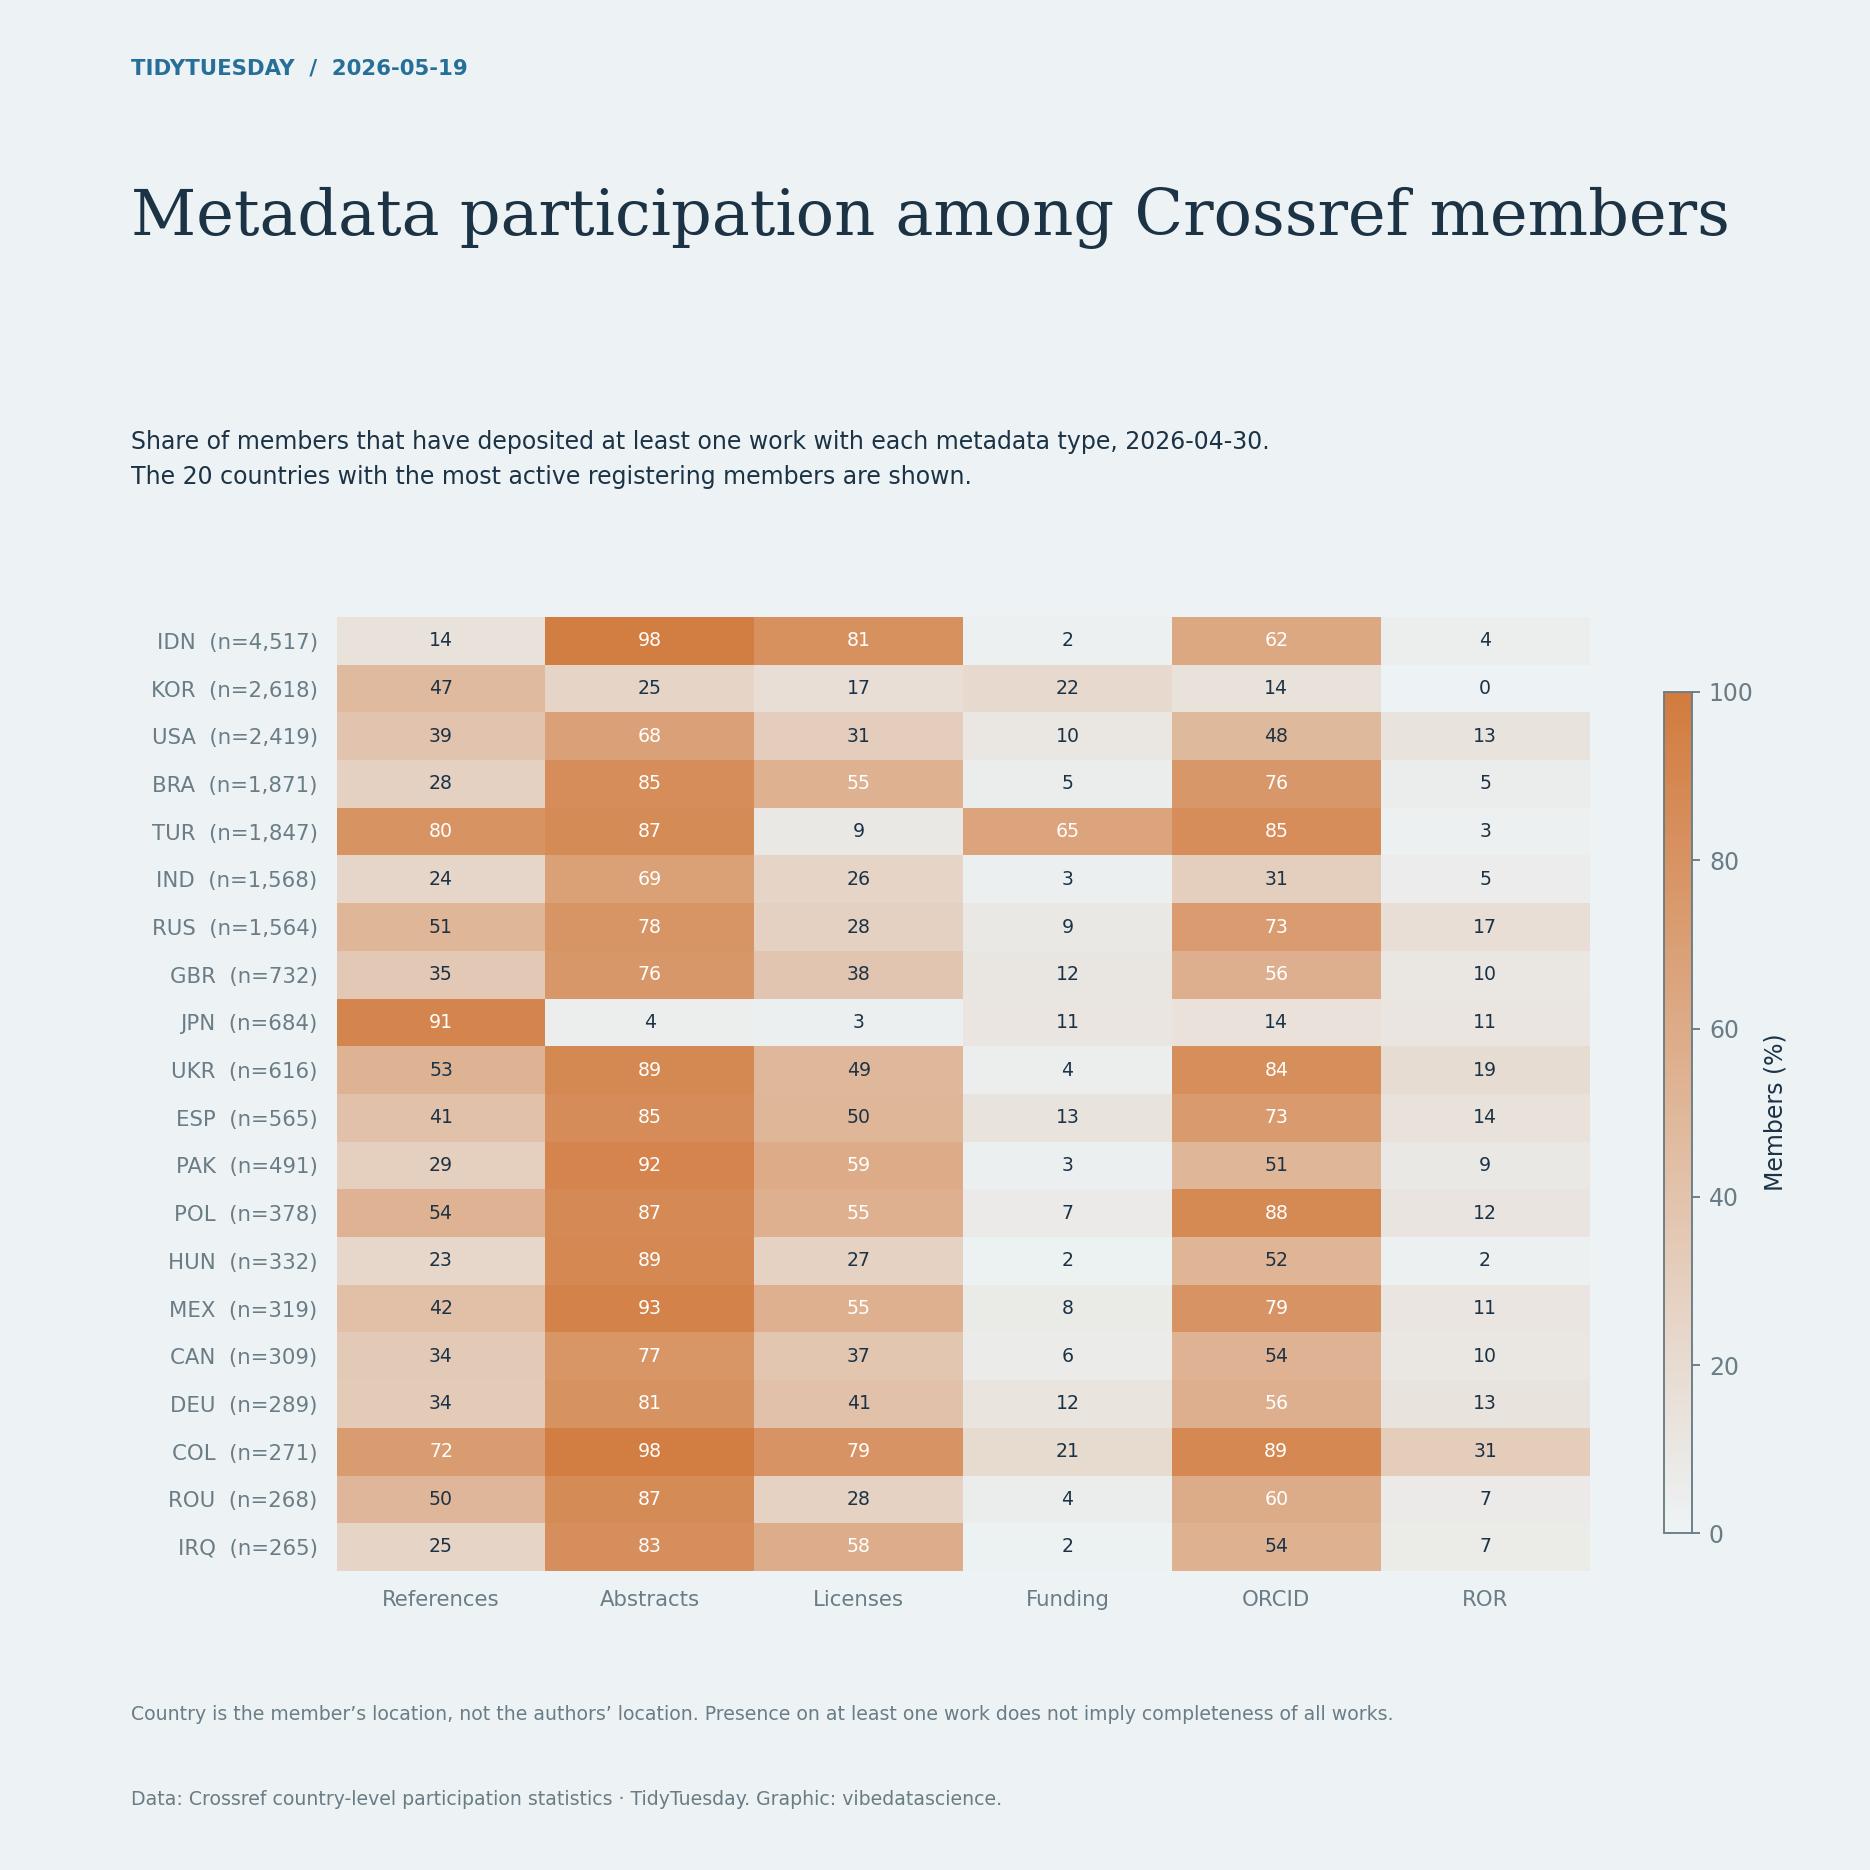

Here is the Python script that generated this plot:
"""TidyTuesday 2026-05-19: Metadata participation among Crossref members. Reproduce the chart from the bundled source data."""
from pathlib import Path
import textwrap
import re
from collections import Counter
import numpy as np
import pandas as pd
import matplotlib
matplotlib.use('Agg')
import matplotlib.pyplot as plt
import matplotlib.dates as mdates
from matplotlib.ticker import FuncFormatter, MaxNLocator
from matplotlib.colors import LinearSegmentedColormap, Normalize
from matplotlib.patches import Patch

HERE = Path(__file__).resolve().parent
PAPER, INK, MUTED, ACCENT, SECOND = ('#edf3f5', '#1c3346', '#6a7d86', '#256f99', '#d27b3e')
plt.rcParams.update({'font.family':'DejaVu Sans', 'font.size':10, 'text.color':INK,
 'axes.labelcolor':INK, 'xtick.color':MUTED, 'ytick.color':MUTED,
 'axes.edgecolor':MUTED, 'savefig.facecolor':PAPER})

def read(name):
    data = pd.read_csv(HERE / 'data' / (name + '.csv.gz'), low_memory=False)
    assert len(data), 'Empty source data'
    return data

def figure(subtitle, height=9):
    fig = plt.figure(figsize=(11,height), facecolor=PAPER)
    fig.text(.07,.96,'TIDYTUESDAY  /  2026-05-19',fontsize=9,color=ACCENT,weight='bold')
    fig.text(.07,.90,textwrap.fill('Metadata participation among Crossref members',48),fontsize=27,fontfamily='DejaVu Serif',va='top',linespacing=1.14)
    fig.text(.07,.77,subtitle,fontsize=10,va='top',linespacing=1.55)
    fig.text(.07,.035,textwrap.fill('Data: Crossref country-level participation statistics · TidyTuesday. Graphic: vibedatascience.',110),fontsize=8,color=MUTED,linespacing=1.5)
    return fig

def axis(fig, rect=(.24,.18,.69,.49), grid='x'):
    ax=fig.add_axes(rect,facecolor=PAPER)
    for spine in ax.spines.values():spine.set_visible(False)
    ax.tick_params(length=0,pad=8)
    if grid:ax.grid(axis=grid,color=MUTED,alpha=.16,linewidth=.7)
    ax.set_axisbelow(True)
    return ax

def save(fig):
    fig.savefig(HERE / '20260519.png',dpi=170)
    plt.close(fig)
    print('2026-05-19: saved 20260519.png')

df=read('member_participation_stats_by_country');date=df.current_up_to.max();d=df[df.current_up_to==date].nlargest(20,'total_members').copy();assert not d.iso3_code.duplicated().any()
cols=['deposits_ref','deposits_abstract','deposits_license','acknowledges_funding','deposits_orcid','deposits_ror_id']
p=d.set_index('iso3_code')[cols].div(d.set_index('iso3_code').total_members,axis=0)*100
assert ((p>=0)&(p<=100)).all().all()
fig=figure(f'Share of members that have deposited at least one work with each metadata type, {date}.\nThe 20 countries with the most active registering members are shown.',11)
ax=axis(fig,(.18,.16,.67,.51),None);im=ax.imshow(p,aspect='auto',vmin=0,vmax=100,cmap=LinearSegmentedColormap.from_list('meta',[PAPER,SECOND]))
for i in range(len(p)):
 for j in range(len(cols)):ax.text(j,i,f'{p.iloc[i,j]:.0f}',ha='center',va='center',fontsize=8,color='white' if p.iloc[i,j]>55 else INK)
ax.set_xticks(range(6),['References','Abstracts','Licenses','Funding','ORCID','ROR'],fontsize=9);ax.set_yticks(range(len(p)),[f'{r.iso3_code}  (n={int(r.total_members):,})' for r in d.itertuples()],fontsize=9)
cax=fig.add_axes([.89,.18,.015,.45]);fig.colorbar(im,cax=cax,label='Members (%)')
fig.text(.07,.08,'Country is the member’s location, not the authors’ location. Presence on at least one work does not imply completeness of all works.',fontsize=8,color=MUTED)
save(fig)
